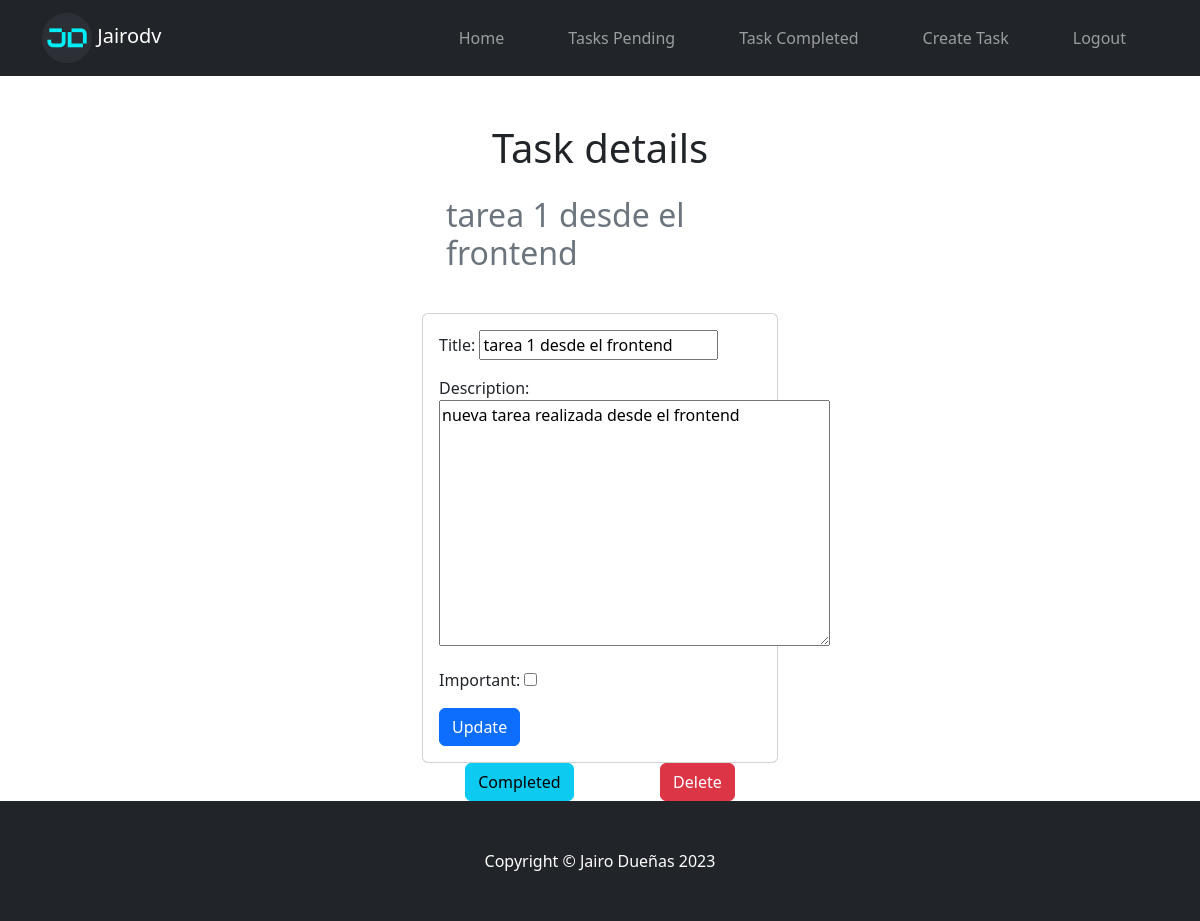
The page /tasks/3/ (signed in) on the database as committed earlier.
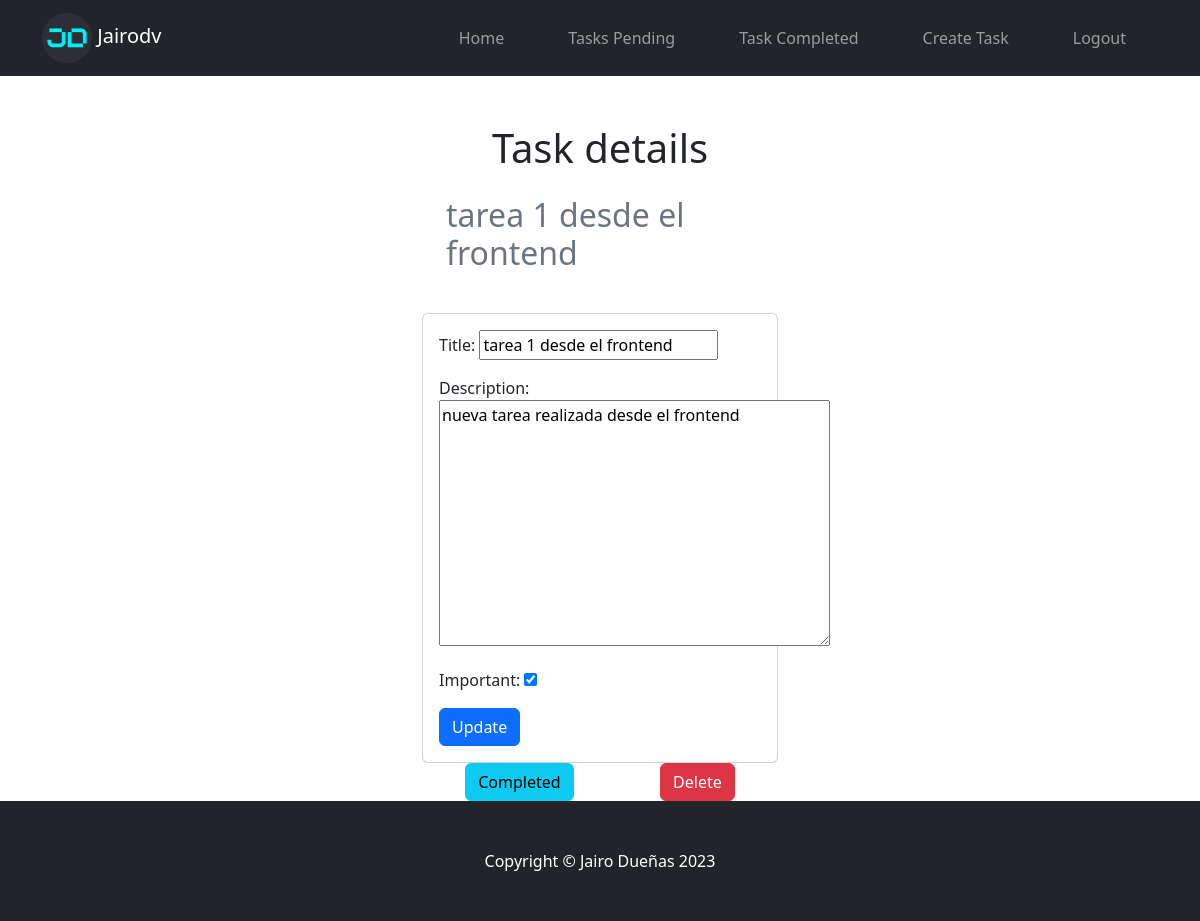
The same page on the database as committed later.
### tasks/models.py (models this page shows, shortened)
class Task(models.Model):
  title = models.CharField(max_length=200)
  description = models.TextField(blank=True)
  created = models.DateTimeField(auto_now_add=True)
  datecompleted = models.DateTimeField(null=True, blank=True)
  important = models.BooleanField(default=False)
  user = models.ForeignKey(User, on_delete=models.CASCADE)
  class Meta:
    verbose_name='task'
    verbose_name_plural='tasks'

### tasks/views.py (the view, shortened to what this page needs)
# urls.py: path('tasks/<int:task_id>/', views.task_detail, name='task_detail'),
@login_required
def task_detail(request, task_id):
  if request.method == 'GET':
    task = get_object_or_404(Task, pk=task_id, user=request.user)
    form = TaskForm(instance=task)
    return render(request, 'tasks/task_detail.html', {'task':task, 'form':form})

### tasks/form.py
class TaskForm(forms.ModelForm):
  class Meta:
    model = Task
    fields = ['title', 'description', 'important']

### tasks/templates/tasks/task_detail.html (shortened to what this page needs)
{% extends 'base.html' %}
{% load static %}
{% block content %}
<main class="container">
  <div class="row">
    <div class="col-md-4 offset-md-4">
      <div class="container p-4">
        <h1 class="text-center my-4">Task details</h1>
        <h2 class="text-secondary">{{task.title}} </h2>
      </div>
      <div class="card card-body">
        <form method="POST">
          {{form.as_p}}
          <button class="btn btn-primary">Update</button>
        </form>
      </div>
      <div class="d-flex justify-content-around">
        <form action="{% url 'complete_task' task.id %}" method="POST">
          <button class="btn btn-info">Completed</button>
        </form>
        <form action="{% url 'delete_task' task.id %}" method="POST">
          <button class="btn btn-danger">Delete</button>
        </form>
      </div>
    </div>
  </div>
</main>
{% endblock content %}

Rows that differ between the two databases and show on the page:
changed Task "tarea 1 desde el frontend": important "☐" → "☑"
